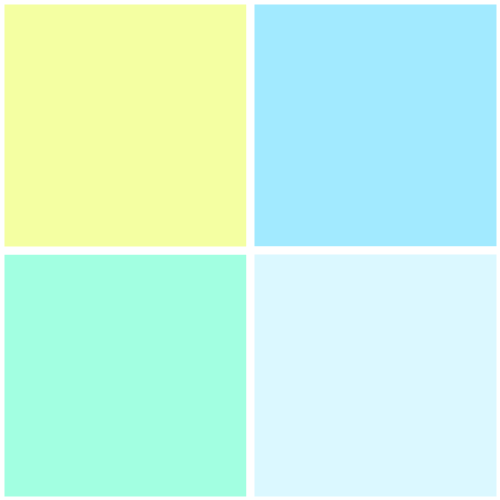
Frame 1 (no input)
Frame 60 (the mouse pressed at the canvas centre just before this capture): identical to frame 1, image omitted
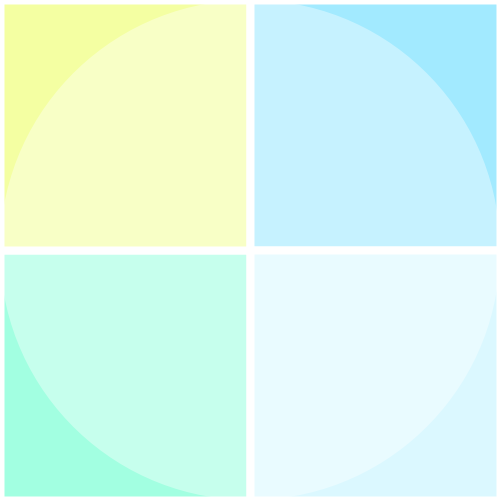
Frame 120 (the mouse held since frame 60 and released just before this capture)

The Processing sketch that drew these frames (run headless with seeded random() and noise(); from frame 60 on, the mouse is pressed at the canvas centre):

// Processing sketch: processing_90043
// ── processing_90043.pde

//Lauren Lee
//Creative Computing
//HW 3 Table Division
//2/17/13

//Table
void setup(){
  size(500, 500);
}

//Dividers
void draw(){
  background(255);
  stroke(255);
  strokeWeight(8);

 
  //Bottom Left
 fill(162,255,225);
 rect(0,250,250,250);
 if((mouseX>0) && (mouseX<220) && (mouseY>260) && (mouseY<500)) {
   noStroke();
   fill(203,255,238);
   rect(5,255,60,243);
   rect(125,255,60,243);
   
  fill(0,255,172);
  ellipse(mouseX, mouseY, 70,70);
  stroke(255,255,255,mouseX+50);
  strokeWeight(3);
  noFill();
  ellipse(mouseX, mouseY, mouseX, mouseX);
  ellipse(mouseX, mouseY, mouseX-20, mouseX-20);
  ellipse(mouseX, mouseY, mouseX-30, mouseX-30);
  ellipse(mouseX, mouseY, mouseX-45, mouseX-45);
  ellipse(mouseX, mouseY, mouseX-80, mouseX-80);
   
 }
 
 //Top Left
 fill(244,255,162);
 stroke(255);
 strokeWeight(8);
 rect(0,0,250,250);
 noStroke();
 if((mouseX>0) && (mouseX<220) && (mouseY>0) && (mouseY<220)) {
   fill(255,255,255,60);
   rect(20,20,210,210);
   rect(50,50,150,150);
   rect(70,70,110,110);
   fill(mouseX, mouseX, mouseY);
   ellipse(mouseX, mouseY,70,70);
   fill(mouseY, mouseY, mouseX,200);
   ellipse(mouseX, mouseY, 50,50);
   fill(mouseX, mouseX, mouseY,120);
   ellipse(mouseX, mouseY, 30,30);
   fill(mouseY, mouseY, mouseX,100);
   ellipse(mouseX, mouseY, 10,10);
 }
 
 //Top Right
 stroke(255);
 strokeWeight(8);
 fill(162,234,255);
 rect(250,0,250,250);
 if((mouseX>270) && (mouseX<500) && (mouseY>0) && (mouseY<260)) {
   fill(mouseX, mouseX, mouseY,80);
   rect(250,0,250,250);
   noStroke();
   fill(255);
   ellipse(mouseX,mouseY,70,70);
 }
 
//Bottom right
stroke(255);
strokeWeight(8);
fill(219,248,255);
rect(250,250,250,250);
if((mouseX>275) && (mouseX<500) && (mouseY>275) && (mouseY<500)) {
  fill(255,255,255,80);
rect(250,250,250,250);
  strokeWeight(3);
  line(mouseX, mouseY, 250,250);
  line(mouseX, mouseY, 250,500);
  line(mouseX, mouseY, 250,375);
  line(mouseX, mouseY, 375, 250);
  line(mouseX, mouseY, 375, 500);
  line(mouseX, mouseY, 500, 250);
  line(mouseX, mouseY, 500,500);
  line(mouseX, mouseY, 500, 375);
  
  fill(36,213,255);
  noStroke();
  ellipse(mouseX, mouseY, 70, 70);
  
}

//Button
  if(mousePressed==true) {
   noStroke();
    fill(255,255,255,100);
    ellipse(250,250,500,500);
  }
}
